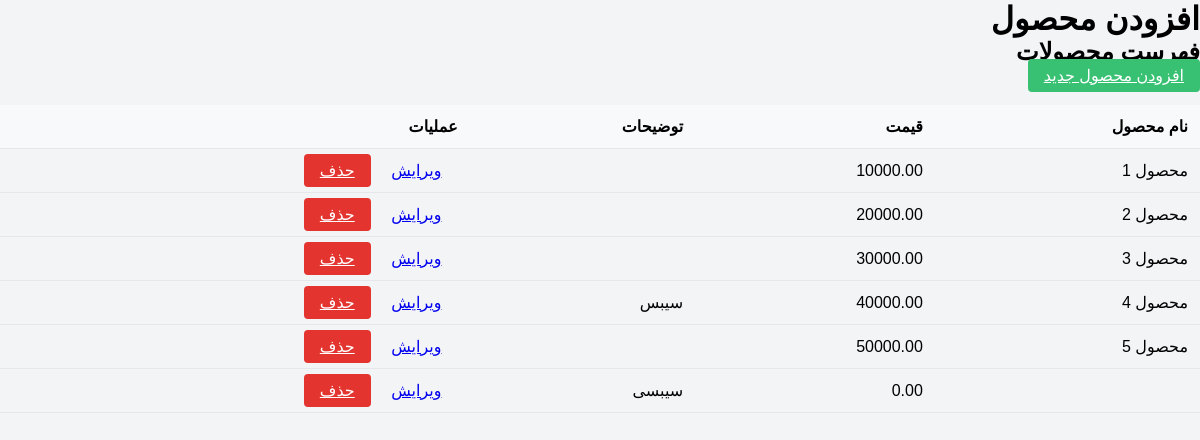
The page /product/product_list.php on the database its author committed.
### tables this page shows
CREATE TABLE `products` (
  `id` int(11) NOT NULL,
  `name` varchar(255) NOT NULL,
  `price` decimal(10,2) NOT NULL,
  `description` text DEFAULT NULL,
  `main_unit` varchar(255) NOT NULL,
  `sub_unit` varchar(255) DEFAULT NULL,
  `conversion_factor` decimal(8,4) DEFAULT 1.0000,
  `category` varchar(255) DEFAULT NULL,
  `type` varchar(255) DEFAULT NULL,
  `product_code` varchar(255) DEFAULT NULL,
  `barcode` varchar(255) DEFAULT NULL,
  `inventory_control` varchar(255) DEFAULT NULL,
  `reorder_point` int(11) DEFAULT NULL,
  `lead_time` int(11) DEFAULT NULL,
  `max_inventory` int(11) DEFAULT NULL,
  `min_inventory` int(11) DEFAULT NULL,
  `sale_price` decimal(10,2) DEFAULT NULL,
  `purchase_price` decimal(10,2) DEFAULT NULL
);

### product/product_list.php (the view, shortened to what this page needs)
<?php
$db = new PDO('mysql:host=localhost;dbname=hesabfa', 'root', '');
$stmt = $db->query("SELECT * FROM products");
$products = $stmt->fetchAll(PDO::FETCH_ASSOC);
include('includes/header.php');
?>
<div class="container">
    <h2>فهرست محصولات</h2>
    <a href="add_product.php" class="btn btn-success">افزودن محصول جدید</a>
    <table class="table">
        <thead>
            <tr>
                <th>نام محصول</th>
                <th>قیمت</th>
                <th>توضیحات</th>
                <th>عملیات</th>
            </tr>
        </thead>
        <tbody>
            <?php foreach ($products as $product): ?>
                <tr>
                    <td><?php echo $product['name']; ?></td>
                    <td><?php echo $product['price']; ?></td>
                    <td><?php echo $product['description']; ?></td>
                    <td>
                        <a href="edit_product.php?id=<?php echo $product['id']; ?>" class="btn btn-sm btn-warning">ویرایش</a>
                        <a href="delete_product.php?id=<?php echo $product['id']; ?>" class="btn btn-sm btn-danger">حذف</a>
                    </td>
                </tr>
            <?php endforeach; ?>
        </tbody>
    </table>
</div>

### includes/header.php (shortened to what this page needs)
<!DOCTYPE html>
<html lang="fa">
<head>
    <link rel="stylesheet" href="/hesabfa/assets/css/style.css">
</head>
<body>
    <header>
        <h1>افزودن محصول</h1>
    </header>

### assets/css/style.css (style rules this page uses)
:root { --navbar-height: 60px; --sidebar-width: 250px; --primary-color: #374151; --secondary-color: #4b5563; --text-light: #fff; --border-color: #e5e7eb; }
* { margin: 0; padding: 0; box-sizing: border-box; }
body { font-family: 'IranSans', Vazir, Tahoma, sans-serif; direction: rtl; background-color: #f3f4f6; margin: 0; overflow-x: hidden; min-height: 100vh; }
.table { width: 100%; border-collapse: collapse; margin: 20px 0; }
.table th, .table td { padding: 12px; text-align: right; border-bottom: 1px solid var(--border-color); }
.table th { background-color: #f8f9fa; font-weight: 600; }
.btn { border-radius: 0.25rem; }
.btn-success { background-color: #28a745; border-color: #28a745; }
.btn-danger { background-color: #dc3545; border-color: #dc3545; }
.btn { padding: 0.5rem 1rem; border-radius: 0.25rem; transition: background-color 0.3s; }
.btn-danger { background-color: #e3342f; color: #ffffff; }
.btn-success { background-color: #38c172; color: #ffffff; }
body { font-family: 'Tahoma', sans-serif; }

### rows shown on the page
products: name "محصول 1", price "10000.00"
products: name "محصول 2", price "20000.00"
products: name "محصول 3", price "30000.00"
products: name "محصول 4", price "40000.00", description "سیبس"
products: name "محصول 5", price "50000.00"
products: price "0.00", description "سیبسی"
